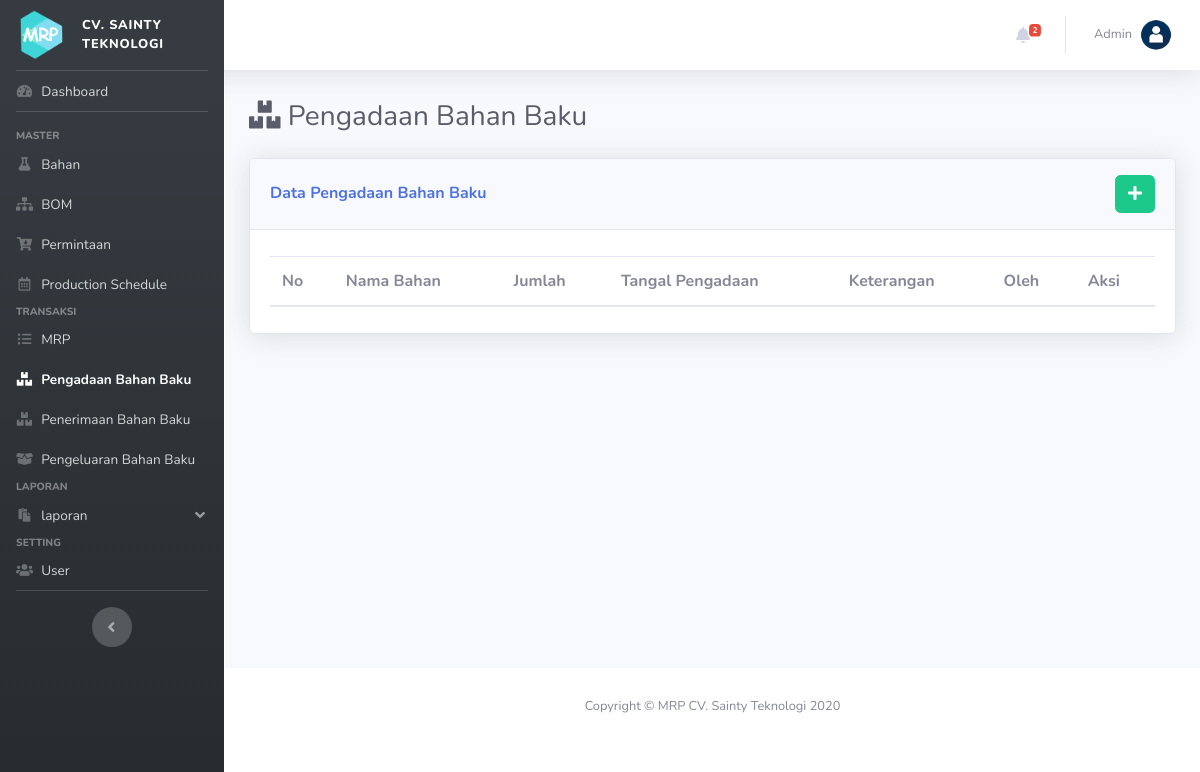
Before: /index.php?p=pengadaan_bb with the older database file.
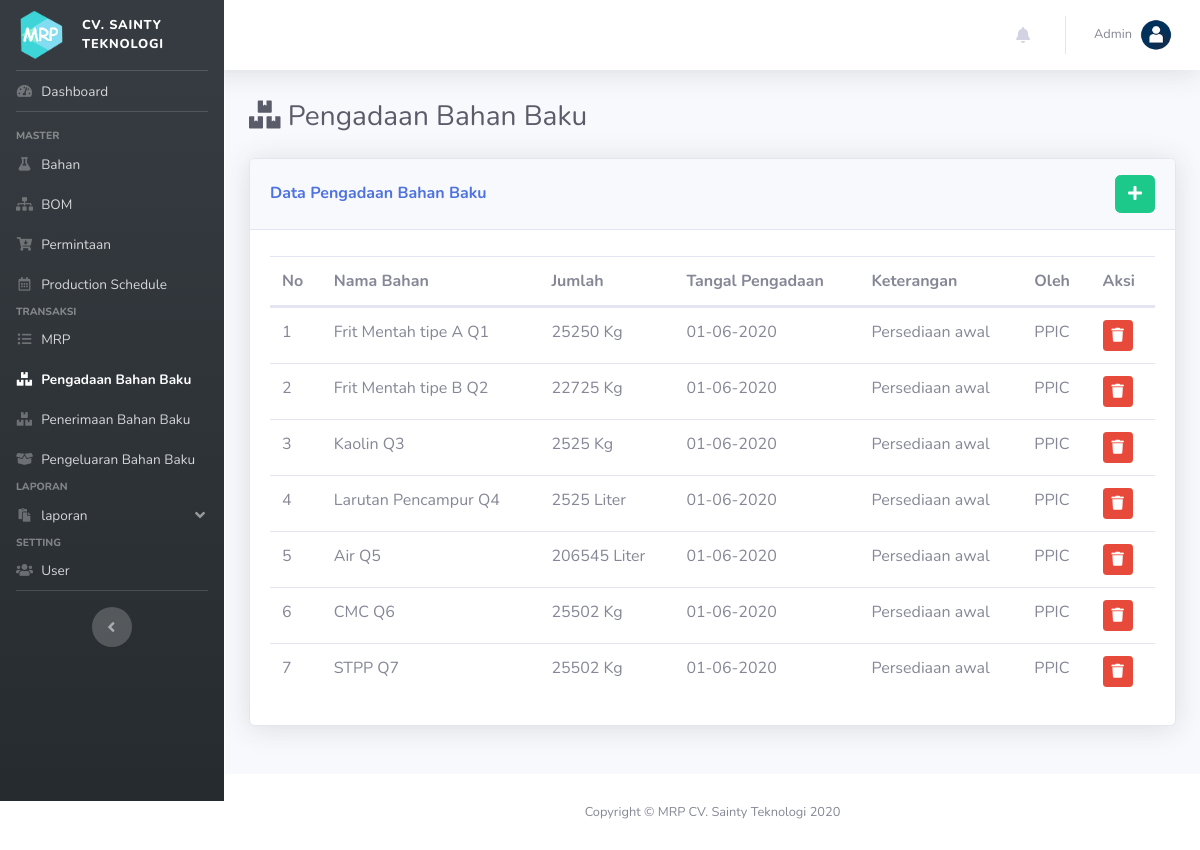
After: the same page with the newer database file.
### tables this page shows
CREATE TABLE IF NOT EXISTS `pengadaan` (
  `id_pengadaan` int(11) NOT NULL AUTO_INCREMENT,
  `id_user` int(11) DEFAULT NULL,
  `id_bahan` int(11) DEFAULT NULL,
  `tgl_pengadaan` date DEFAULT NULL,
  `tgl_penerimaan` date DEFAULT NULL,
  `jumlah` double DEFAULT NULL,
  `keterangan` text DEFAULT NULL,
  `sts` int(11) DEFAULT NULL,
  PRIMARY KEY (`id_pengadaan`),
  KEY `id_user` (`id_user`),
  KEY `id_bahan` (`id_bahan`),
  CONSTRAINT `FK_penerimaan_bahan` FOREIGN KEY (`id_bahan`) REFERENCES `bahan` (`id_bahan`) ON DELETE CASCADE ON UPDATE CASCADE,
  CONSTRAINT `FK_penerimaan_user` FOREIGN KEY (`id_user`) REFERENCES `user` (`id_user`) ON DELETE CASCADE ON UPDATE CASCADE
);

CREATE TABLE IF NOT EXISTS `bahan` (
  `id_bahan` int(11) NOT NULL AUTO_INCREMENT,
  `nama_bahan` varchar(200) DEFAULT NULL,
  `satuan` varchar(200) DEFAULT NULL,
  `jumlah` double DEFAULT NULL,
  `ss` double(22,0) DEFAULT NULL,
  `rop` double(22,0) DEFAULT NULL,
  `LT` int(11) DEFAULT NULL,
  PRIMARY KEY (`id_bahan`)
);

CREATE TABLE IF NOT EXISTS `user` (
  `id_user` int(11) NOT NULL AUTO_INCREMENT,
  `username` varchar(50) DEFAULT NULL,
  `password` varchar(50) DEFAULT NULL,
  `nama_user` varchar(200) DEFAULT NULL,
  `jabatan` char(1) DEFAULT NULL,
  PRIMARY KEY (`id_user`),
  UNIQUE KEY `username` (`username`)
);

### pages/pengadaan_bb.php (the view, shortened to what this page needs)
<div class="d-sm-flex align-items-center justify-content-between mb-4">
    <h1 class="h3 mb-0 text-gray-800"> <i class="fa fa-boxes"></i> Pengadaan Bahan Baku</h1>
</div>
<?php
    $ket = "Data";
?>
<div class="row row_angket">
    <div class="col mb-4">
        <div class="card shadow mb-4">
            <div class="card-header py-3 d-flex flex-row align-items-center justify-content-between">
                <h6 class="m-0 font-weight-bold text-primary"><?= ucfirst($ket); ?> Pengadaan Bahan Baku</h6>
                <?php
                if(!isset($_GET['ket'])){
                ?>
                <div class="dropdown no-arrow">
                    <a href="index.php?p=pengadaan_bb&ket=tambah" class="btn btn-success" data-toggle="tooltip" data-placement="top" title="Tambah Data"><i class="fa fa-plus"></i></a>
                </div>
                <?php } ?>
            </div>
            <div class="card-body">
            <?php
                if(!isset($form)):
            ?>
                <table class="table dataTable">
                    <thead>
                        <tr>
                            <th>No</th>
                            <th>Nama Bahan</th>
                            <th>Jumlah</th>
                            <th>Tangal Pengadaan</th>
                            <th>Keterangan</th>
                            <th>Oleh</th>
                            <th>Aksi</th>
                        </tr>
                    </thead>
                    <tbody>
                    <?php
                        $i=0;
                        $sql = "SELECT a.*, b.nama_user, c.nama_bahan, c.satuan FROM pengadaan a JOIN user b ON a.id_user = b.id_user JOIN bahan c ON a.id_bahan = c.id_bahan ORDER BY a.tgl_pengadaan DESC";
                        $q = mysqli_query($con, $sql);
                        while($row = mysqli_fetch_array($q)):
                    ?>
                        <tr>
                            <td><?= ++$i; ?></td>
                            <td><?= $row['nama_bahan']; ?></td>
                            <td><?= $row['jumlah']." ".$row['satuan']; ?></td>
                            <td><?= date("d-m-Y", strtotime($row['tgl_pengadaan'])); ?></td>
                            <td><?= $row['keterangan']; ?></td>
                            <td><?= $row['nama_user']; ?></td>
                            <td>
                                 <button type="button" class="btn btn-sm btn-danger btn-hapus" data-id="<?= $row['id_pengadaan'] ?>" data-toggle="tooltip" data-placement="top" title="Hapus">
                                    <i class="fa fa-trash"></i>
                                </button>
                            </td>
                        </tr>
                    <?php endwhile; ?>
                    </tbody>
                </table>
                <?php endif; ?>
            </div>
        </div>
    </div>
</div>

### index.php (shortened to what this page needs)
<!DOCTYPE html>
<html lang="en">
<head>
    <link href="assets/vendor/fontawesome-free/css/all.min.css" rel="stylesheet" type="text/css">
    <link href="assets/css/sb-admin-2.css" rel="stylesheet">
    <link href="assets/css/style.css" rel="stylesheet">
    <link href="assets/vendor/datatables/dataTables.bootstrap4.min.css" rel="stylesheet">
</head>
<body id="page-top">
    <div id="wrapper">
        <ul class="navbar-nav bg-gradient-primary sidebar sidebar-dark accordion" id="accordionSidebar">
            <a class="sidebar-brand d-flex align-items-center justify-content-center" href="index.php">
                <img src="assets/img/logo.png" alt="Logo" width="50px">
                <div class="sidebar-brand-text mx-3" style="text-align:left;font-size: 0.8em;">cv. Sainty Teknologi</div>
            </a>
            <hr class="sidebar-divider my-0">
            <div class="scrollable-sidebar">
                <li class="nav-item" id="home">
                    <a class="nav-link" href="index.php">
                        <i class="fas fa-fw fa-tachometer-alt"></i>
                        <span>Dashboard</span>
                    </a>
                </li>
                <hr class="sidebar-divider">
                <div class="sidebar-heading">
                    Master
                </div>
                <li class="nav-item" id="bahan">
                    <a class="nav-link" href="index.php?p=bahan">
                        <i class="fas fa-fw fa-flask"></i>
                        <span>Bahan</span>
                    </a>
                </li>
                <li class="nav-item" id="bom">
                    <a class="nav-link" href="index.php?p=bom">
                        <i class="fas fa-fw fa-sitemap"></i>
                        <span>BOM</span>
                    </a>
                </li>
                <li class="nav-item" id="permintaan">
                    <a class="nav-link" href="index.php?p=permintaan">
                        <i class="fas fa-fw fa-cart-arrow-down"></i>
                        <span>Permintaan</span>
                    </a>
                </li>
                <li class="nav-item" id="mps">
                    <a class="nav-link" href="index.php?p=mps">
                        <i class="far fa-fw fa-calendar-alt"></i>
                        <span>Production Schedule</span>
                    </a>
                </li>
                <div class="sidebar-heading">
                    Transaksi
                </div>
                <li class="nav-item" id="mrp">
                    <a class="nav-link" href="index.php?p=mrp">
                        <i class="fas fa-fw fa-list-ul"></i>
                        <span>MRP</span>
                    </a>
                </li>
                <li class="nav-item" id="pengadaan_bb">
                    <a class="nav-link" href="index.php?p=pengadaan_bb">
                        <i class="fas fa-fw fa-boxes"></i>
                        <span>Pengadaan Bahan Baku</span>
                    </a>
                </li>
                <li class="nav-item" id="penerimaan_bb">
                    <a class="nav-link" href="index.php?p=penerimaan_bb">
                        <i class="fas fa-fw fa-boxes"></i>
                        <span>Penerimaan Bahan Baku</span>
                    </a>
                </li>
                <li class="nav-item" id="pengeluaran_bb">
                    <a class="nav-link" href="index.php?p=pengeluaran_bb">
                        <i class="fas fa-fw fa-box-open"></i>
                        <span>Pengeluaran Bahan Baku</span>
                    </a>
                </li>
                <div class="sidebar-heading">
                    Laporan
                </div>
                <li class="nav-item" id="laporan">
                    <a class="nav-link" href="#" data-toggle="collapse" data-target="#collapseLaporan" aria-expanded="true" aria-controls="collapseLaporan">
                        <i class="fas fa-fw fa-paste"></i>
                        <span>laporan</span>
                    </a>
                </li>
                <div class="sidebar-heading">
                    Setting
                </div>
                <li class="nav-item" id="user">
                    <a class="nav-link" href="index.php?p=user">
                        <i class="fas fa-fw fa-users"></i>
                        <span>User</span>
                    </a>
                </li>
                <hr class="sidebar-divider d-none d-md-block">
                <div class="text-center m-center">
                    <button class="rounded-circle border-0" id="sidebarToggle"></button>
                </div>
            </div>
        </ul>
        <div id="content-wrapper" class="d-flex flex-column">
            <div id="content">
                <nav class="navbar navbar-expand navbar-light bg-white topbar mb-4 static-top shadow">
                    <ul class="navbar-nav ml-auto">
                    <?php include 'pages/notification.php'; ?>
                    <li class="nav-item dropdown no-arrow">
                        <a class="nav-link dropdown-toggle" href="#" id="userDropdown" role="button" data-toggle="dropdown" aria-haspopup="true" aria-expanded="false">
                            <span class="mr-2 d-none d-lg-inline text-gray-600 small">Admin</span>
                            <img class="img-profile rounded-circle" src="assets/img/user.png">
                        </a>
                    </li>
                </ul>
            </nav>
            <div class="container-fluid main-content">
            <?php
                $dir = "pages";
                $pages = scandir($dir);
                unset($pages[0],$pages[1]);
                if(isset($_GET['p'])){
                    $p = $_GET['p'].".php";
                    if(in_array($p, $pages)){
                        include "$dir/$p";
                    }else{
                        include "$dir/404.php";
                    }
                }else{
                    include "$dir/home.php";
                }
            ?>
            </div>
          </div>
            <footer class="sticky-footer bg-white">
                <div class="container my-auto">
                    <div class="copyright text-center my-auto">
                        <span>Copyright &copy; MRP CV. Sainty Teknologi 2020</span>
                    </div>
                </div>
            </footer>
        </div>
    </div>
</body>
</html>

### pages/notification.php (shortened to what this page needs)
<?php
    $sql = "SELECT * FROM bahan";
    $q = mysqli_query($con, $sql);
    $data = [];
    while($row = mysqli_fetch_array($q)){
        if($row['rop']>$row['jumlah']){
            array_push($data, array(
                                    'id_bahan' => $row['id_bahan'],
                                    'nama_bahan' => $row['nama_bahan'],
                                    ));
        }
    }
    $nr = sizeof($data);
?>
<li class="nav-item dropdown no-arrow mx-1">
    <a class="nav-link dropdown-toggle" href="#" id="alertsDropdown" role="button" data-toggle="dropdown" aria-haspopup="true" aria-expanded="false">
        <i class="fas fa-bell fa-fw"></i>
        <?php if($nr>0):?>
        <span class="badge badge-danger badge-counter"><?= $nr; ?></span>
        <?php endif;?>
    </a>
</li>

### assets/css/style.css (style rules this page uses)
.bg-gradient-primary { background-color: #353B40; background-image: linear-gradient(180deg,#353B40 10%,#262B2F 100%); background-size: cover; }
.scrollable-sidebar { overflow-y: auto; overflow-x: hidden; height: calc(100vh - 4.375rem); }
.m-center { width: 100%; }
.sidebar .nav-item .nav-link { padding: 0.5rem 1rem !important; }

Changed rows visible on the page:
added pengadaan: id_bahan.nama_bahan "Frit Mentah tipe A Q1", jumlah "25250", id_bahan.satuan "Kg", tgl_pengadaan "01-06-2020", keterangan "Persediaan awal", id_user.nama_user "PPIC"
added pengadaan: id_bahan.nama_bahan "Frit Mentah tipe B Q2", jumlah "22725", id_bahan.satuan "Kg", tgl_pengadaan "01-06-2020", keterangan "Persediaan awal", id_user.nama_user "PPIC"
added pengadaan: id_bahan.nama_bahan "Kaolin Q3", jumlah "2525", id_bahan.satuan "Kg", tgl_pengadaan "01-06-2020", keterangan "Persediaan awal", id_user.nama_user "PPIC"
added pengadaan: id_bahan.nama_bahan "Larutan Pencampur Q4", jumlah "2525", id_bahan.satuan "Liter", tgl_pengadaan "01-06-2020", keterangan "Persediaan awal", id_user.nama_user "PPIC"
added pengadaan: id_bahan.nama_bahan "Air Q5", jumlah "206545", id_bahan.satuan "Liter", tgl_pengadaan "01-06-2020", keterangan "Persediaan awal", id_user.nama_user "PPIC"
added pengadaan: id_bahan.nama_bahan "CMC Q6", jumlah "25502", id_bahan.satuan "Kg", tgl_pengadaan "01-06-2020", keterangan "Persediaan awal", id_user.nama_user "PPIC"
added pengadaan: id_bahan.nama_bahan "STPP Q7", jumlah "25502", id_bahan.satuan "Kg", tgl_pengadaan "01-06-2020", keterangan "Persediaan awal", id_user.nama_user "PPIC"
Other visible differences:
$nr: "2" → (not shown)
